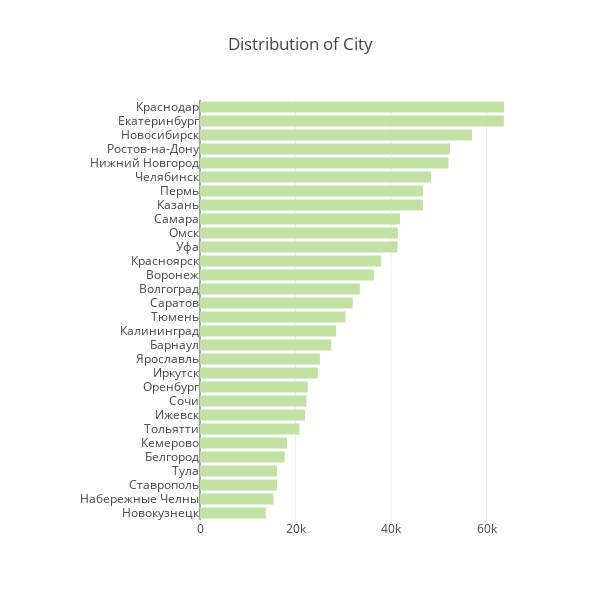

This figure's notebook cell:
### Markdown cell above
<a id="5-8"></a>
### 5.8 Distribution of Cities

### Code cell
_generate_bar_plot_hor(train_df, cols[3], "Distribution of City", '#c2e2a3', 600, 600, 200, limit=30)

### Figure 1 — Plotly figure (JSON) as saved in the notebook; plotly's stock layout.template omitted (floating-point values rounded to 4 significant figures)
{"data": [{"marker": {"color": "#c2e2a3"}, "orientation": "h", "type": "bar", "x": [13769, 15395, 16135, 16136, 17747, 18216, 20831, 21972, 22289, 22561, 24659, 25098, 27460, 28490, 30451, 31977, 33463, 36404, 37932, 41355, 41412, 41875, 46663, 46720, 48380, 52010, 52323, 56929, 63602, 63638], "y": ["Новокузнецк", "Набережные Челны", "Ставрополь", "Тула", "Белгород", "Кемерово", "Тольятти", "Ижевск", "Сочи", "Оренбург", "Иркутск", "Ярославль", "Барнаул", "Калининград", "Тюмень", "Саратов", "Волгоград", "Воронеж", "Красноярск", "Уфа", "Омск", "Самара", "Казань", "Пермь", "Челябинск", "Нижний Новгород", "Ростов-на-Дону", "Новосибирск", "Екатеринбург", "Краснодар"]}], "layout": {"height": 600, "margin": {"l": 200}, "title": "Distribution of City", "width": 600}}
